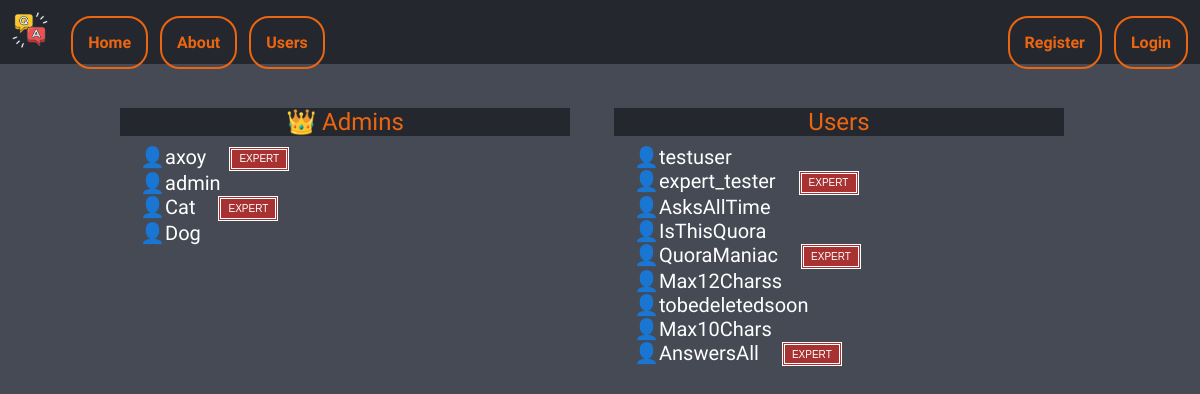
Screenshot of /users with the database file from the repository.
### tables this page shows
CREATE TABLE users (
    id INTEGER PRIMARY KEY AUTOINCREMENT,
    username TEXT NOT NULL,
    password TEXT NOT NULL,
    email TEXT NOT NULL,
    expert BOOLEAN NOT NULL,
    admin BOOLEAN NOT NULL
);

### qna/users/routes.py (the view)
@users_bp.route('/users')
def users():
    db = get_db()
    users = db.execute('SELECT * FROM users WHERE admin=0').fetchall()
    admins = db.execute('SELECT * FROM users WHERE admin=1').fetchall()
    experts = db.execute('SELECT * FROM users WHERE expert=1').fetchall()
    return render_template('users.html', admins=admins, users=users, experts=experts)

### qna/db.py (called while the page is built)
def connect_db():
    sql = sqlite3.connect(os.path.join('questions.db'))
    sql.row_factory = sqlite3.Row
    return sql

def get_db():
    if not hasattr(g, 'sqlite_db'):
        g.sqlite_db = connect_db()
    return g.sqlite_db

### qna/templates/users.html (shortened to what this page needs)
{% extends 'layout.html' %}
{% block content %}
<div class="users-wrap no-border">
    <div class="users-container">
        <div class="users-header">
            <span>&#x1F451 Admins</span>
        </div>
        <ul class="users-list">
            {% for admin in admins %}
                <li>
                    {{admin.username}}
                    {% if admin.expert %}
                        <input class="expert-ic" type="text" name="expert" id="expert" value="EXPERT" disabled/>
                    {% endif %}
                </li>
            {% endfor %}
        </ul>
    </div>
    <div class="users-container">
        <div class="users-header">
            Users
        </div>
        <ul class="users-list">
            {% for user in users %}
                <li>
                    {{user.username}}
                    {% if user.expert %}
                        <input class="expert-ic" type="text" name="expert" id="expert" value="EXPERT" disabled/>
                    {% endif %}
                </li>
            {% endfor %}
        </ul>
    </div>
</div>
{% endblock content %}

### qna/static/css/main.css (style rules this page uses)
body { margin: 0px; font-family: 'Varela Round', sans-serif; background-color: #454a55; }
.no-border { border: none !important; }
.users-wrap { margin: auto; width: 100%; max-width: 1000px; padding: 1%; margin-top: 1%; margin-bottom: 2%; border: 1px solid black; }
.users-container { margin: 20px; display: inline-block; width: 45%; height: auto; padding-bottom: 5%; vertical-align: top; }
.users-header { font-size: 24px; color: #ec6611; background-color: rgba(36, 39, 46); width: 100%; margin: auto; text-align: center; }
.users-list { list-style-type: "\1F464"; margin: auto; width: 80%; padding: 1%; margin-top: 1%; margin-bottom: 2%; color: white; font-size: 20px; }
.expert-ic { border: double; box-sizing: border-box; background-color: #a83232; color: white; margin-right: 40%; width: 60px; vertical-align: middle; margin-left: 5%; font-size: 10px; text-align: center; padding: 1%; }

### rows the page displays
users: username "axoy"
users: username "admin"
users: username "Cat"
users: username "Dog"
users: username "testuser"
users: username "expert_tester"
users: username "AsksAllTime"
users: username "IsThisQuora"
users: username "QuoraManiac"
users: username "Max12Charss"
users: username "tobedeletedsoon"
users: username "Max10Chars"
users: username "AnswersAll"
